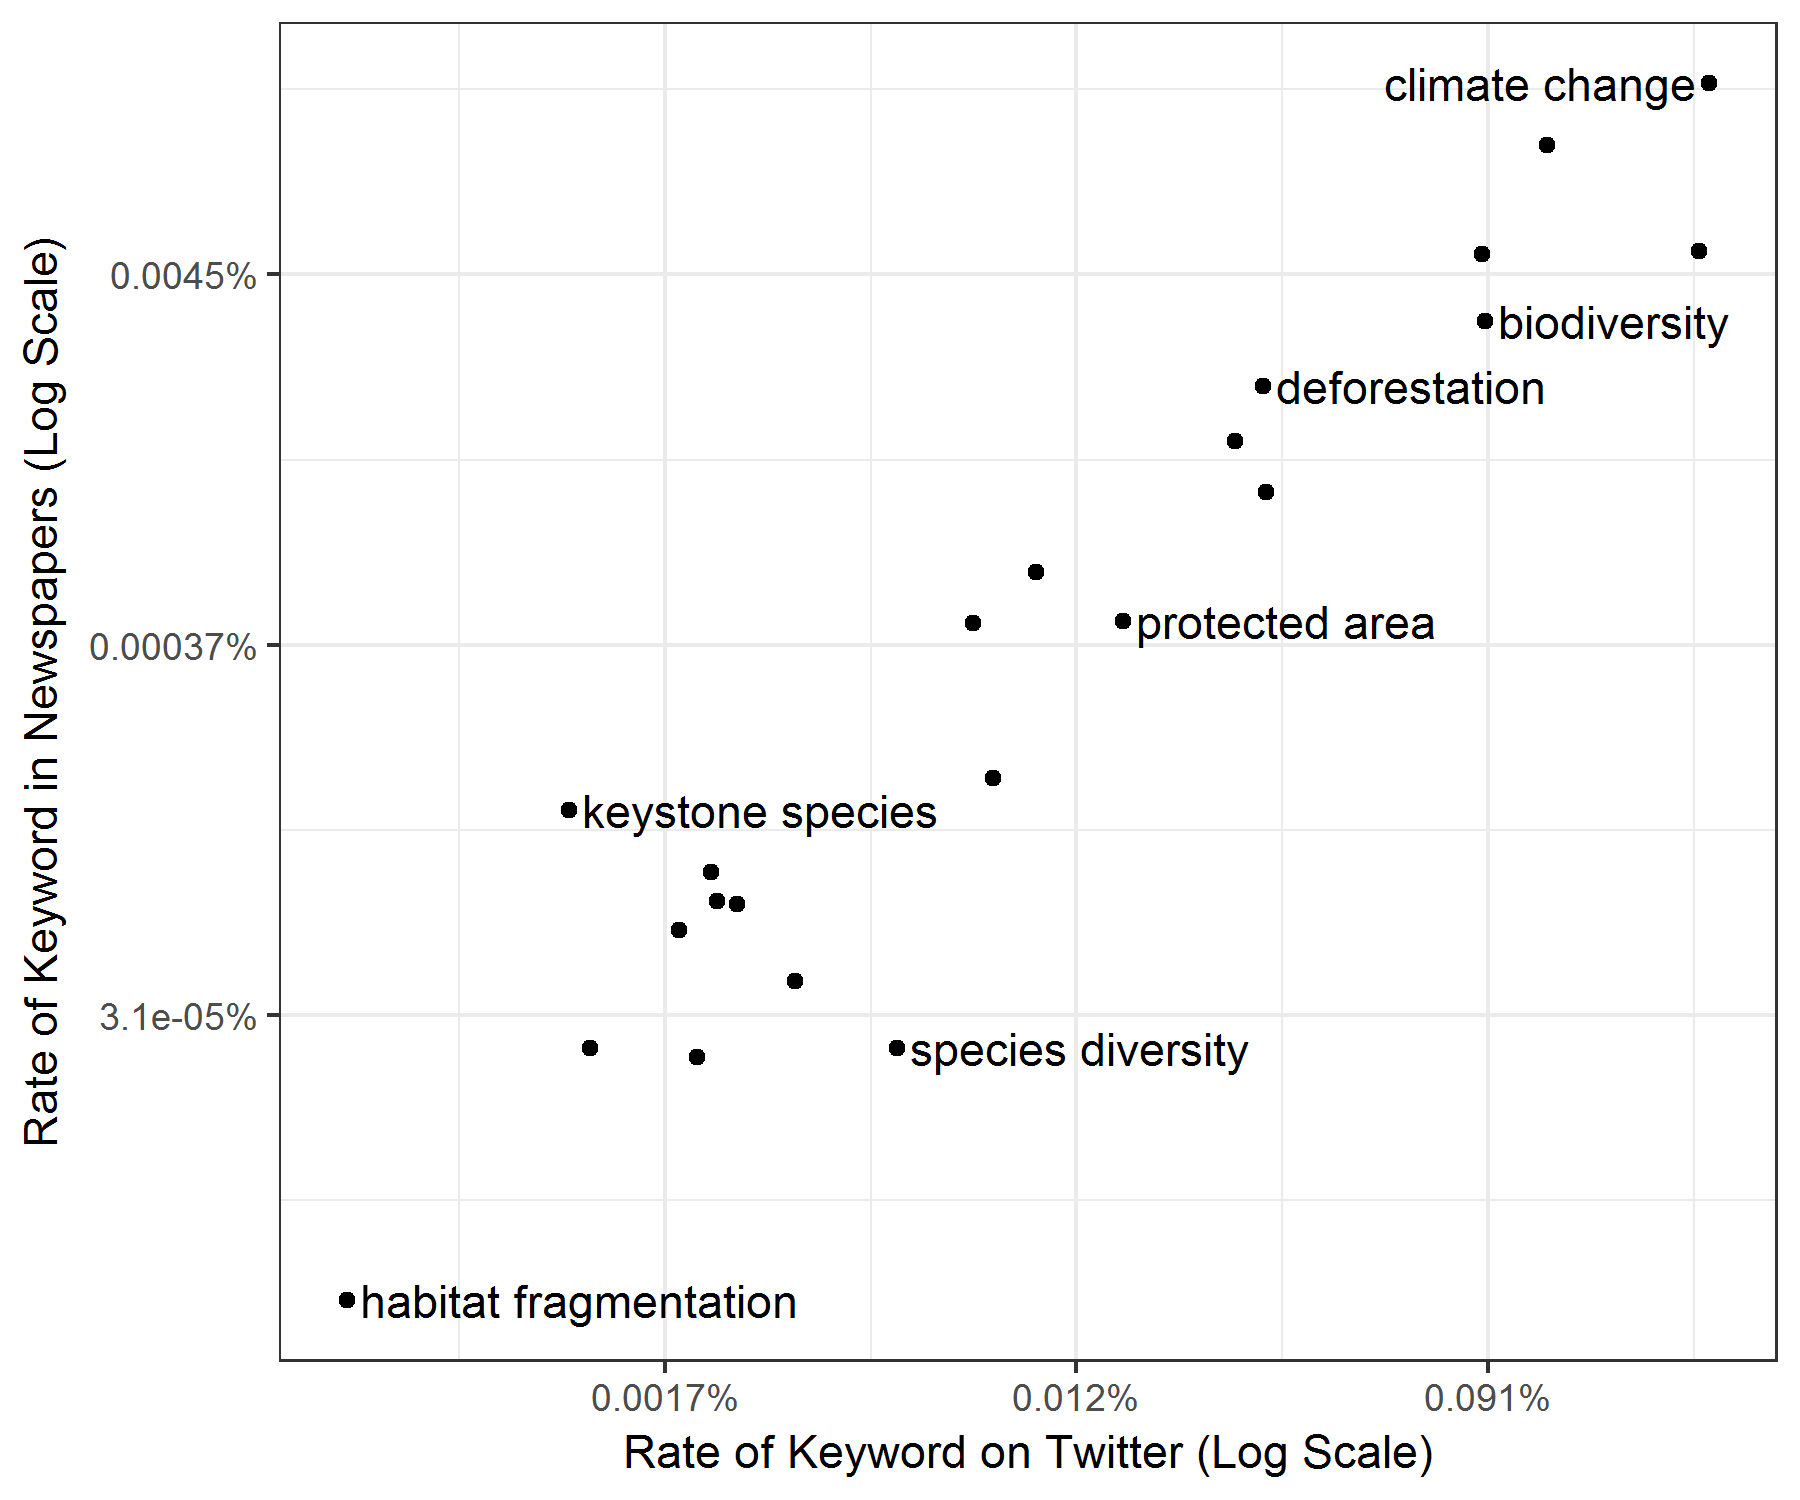

This figure's R source:
library(dplyr)
library(ggplot2)

#twitter
twit_d <- read.csv('https://ci-tweet-csv-dumps.s3.amazonaws.com/TWITTER-DETAIL.csv') %>%
  filter(issue != "" & !month %in% c('2017-10', '2018-04'))
twit_b <- read.csv('https://ci-tweet-csv-dumps.s3.amazonaws.com/TWITTER-BASELINE.csv')

twit_total <- sum(twit_b$baseline)

twit_d <- twit_d %>%
  group_by(issue) %>%
  summarize(twitter_count = sum(count)) %>%
  mutate(twitter_rate = twitter_count/twit_total)

#newspapers
news_d <- read.csv('https://ci-tweet-csv-dumps.s3.amazonaws.com/WEBHOSE-DETAIL.csv') %>%
  filter(issue != "" & !month %in% c('2017-10', '2018-04'))
news_b <- read.csv('https://ci-tweet-csv-dumps.s3.amazonaws.com/WEBHOSE-BASELINE.csv')

news_total <- sum(news_b$baseline)

news_d <- news_d %>%
  group_by(issue) %>%
  summarize(news_count = sum(count)) %>%
  mutate(news_rate = news_count/news_total)

#compare
all <- merge(news_d, twit_d) %>%
  arrange(news_rate)

cor(all$news_rate, all$twitter_rate, method="pearson")

labelformat <- function(x){
  paste0(signif(exp(x)*100, 2), '%')
}

labelissues <- c('climate change', 'biodiversity',
                 'deforestation', 'protected area',
                 'species diversity', 'keystone species',
                 'habitat fragmentation')

hjusts <- c(0, 0, 0, 0, 0, 0, 1)

ggplot(all) + 
  geom_point(aes(x=log(news_rate), y=log(twitter_rate))) + 
  geom_text(data=all %>% 
              filter(issue %in% labelissues) %>%
              mutate(hjusts=hjusts, issue=paste0(' ', issue, ' ')),
            aes(x=log(news_rate), y=log(twitter_rate), label=issue, hjust=hjusts)) +
  scale_x_continuous(labels=labelformat) + 
  scale_y_continuous(labels=labelformat) +
  xlab('Rate of Keyword on Twitter (Log Scale)') + 
  ylab('Rate of Keyword in Newspapers (Log Scale)') + 
  theme_bw()

ggsave('D:/Documents and Settings/mcooper/GitHub/aichi1/analysis/platform_compare.png', width=6, height=5)





